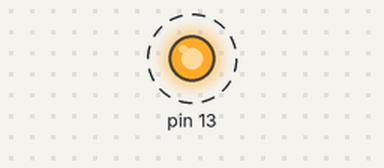
The sketch below on a simulated Arduino Uno, built with avr-gcc and run on an emulated ATmega328P. Parts: output pins drawn as LEDs (lit = HIGH). Dashed ring = blinking. At 10.0 s the program stops and its outputs stay as they are.

Above: at 0.5 s.
Timing chart, 0 to 4.6 s (numbered marks = the images above):
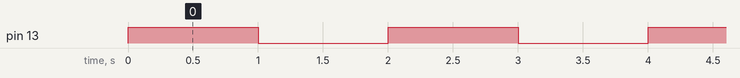

The sketch:

_led_blink_in_5_times1.ino
```cpp
// C++ code
//
int f=0;
void setup()
{
  pinMode(13, OUTPUT);
}

void loop()
{
  int a=1;
  for(;a<=5;a++)
  {
    f=1;
    digitalWrite(13, HIGH);
    delay(1000);
    digitalWrite(13, LOW);
    delay(1000);

  }
  for(;a>5;)
  {
    f=0;
    digitalWrite(13, LOW);
  }
}
```

Measured:
- by itself, pin 13: alternates HIGH for 1.0 s and LOW for 1.0 s, 10 changes in all, then stays LOW
